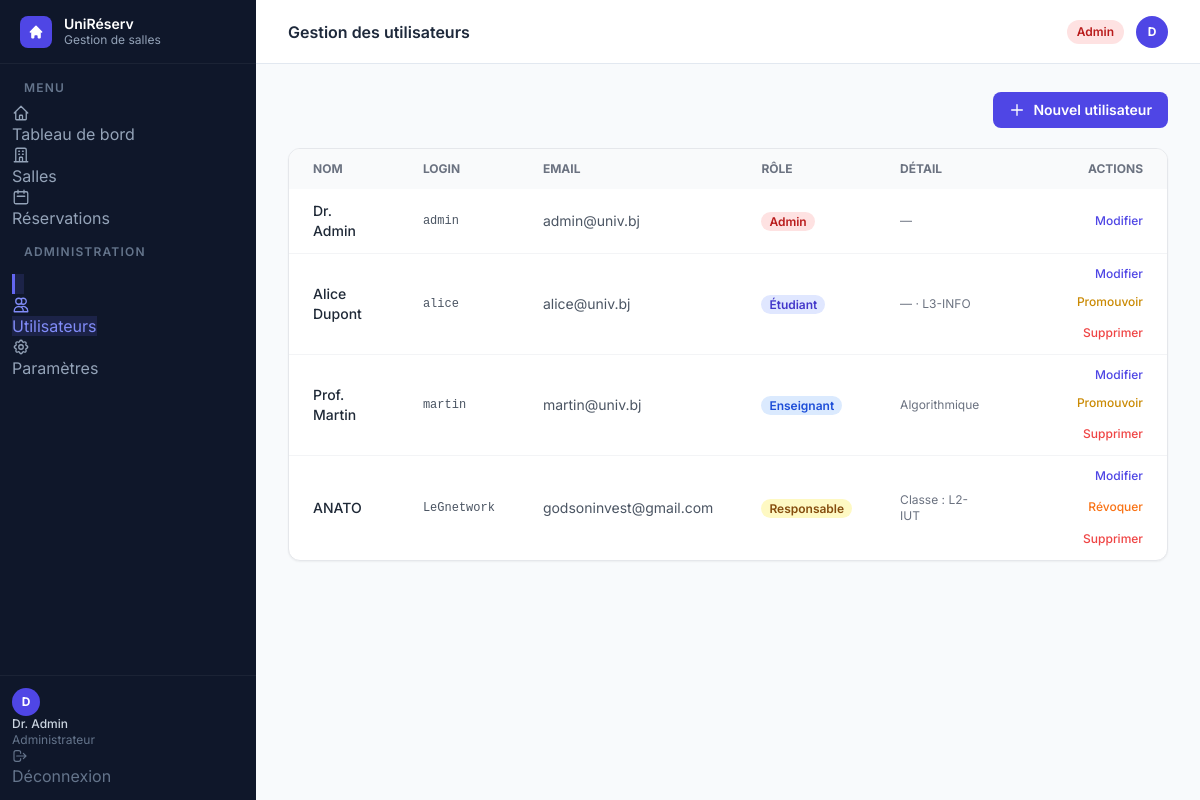
/utilisateurs (signed in), run on an earlier commit of the app's database.
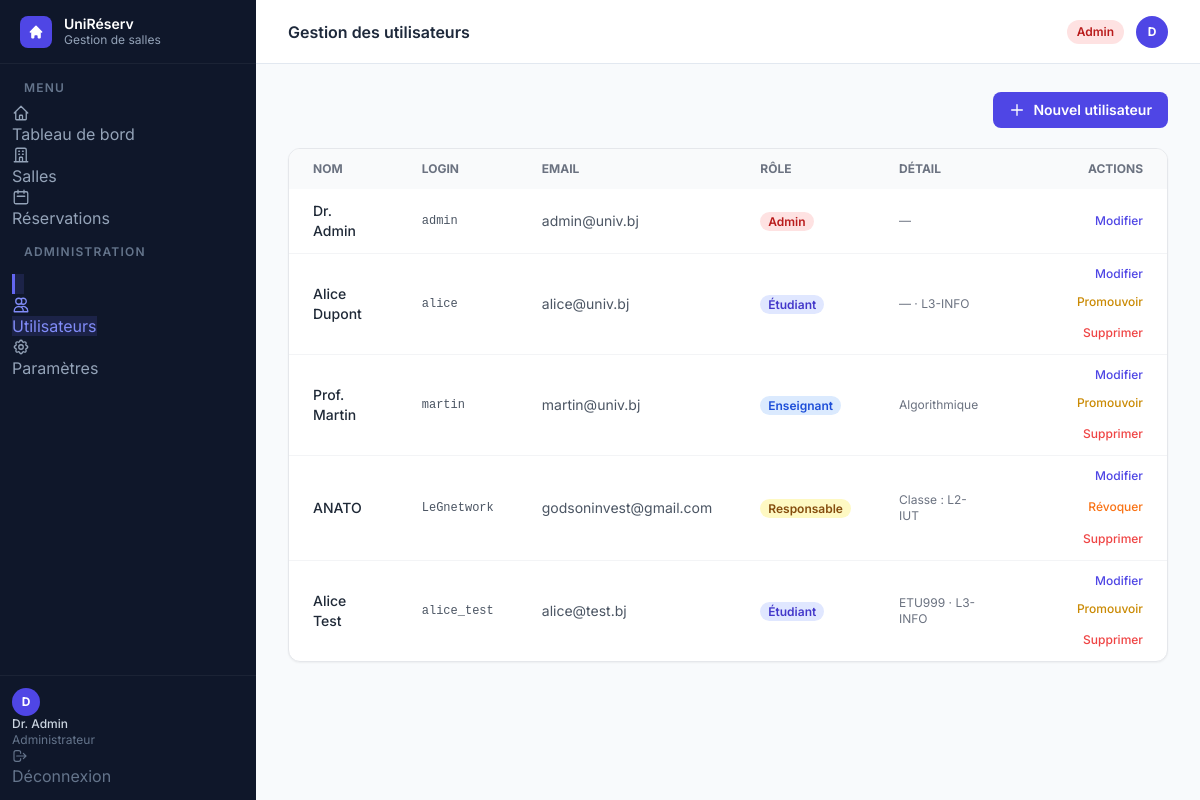
And on a later commit of the database.
### tables this page shows
CREATE TABLE utilisateurs (
            id               INTEGER PRIMARY KEY,
            nom              TEXT    NOT NULL,
            email            TEXT    NOT NULL UNIQUE,
            login            TEXT    NOT NULL UNIQUE,
            mot_de_passe     TEXT    NOT NULL,
            role             TEXT    NOT NULL,
            date_inscription TEXT    NOT NULL,
            matricule        TEXT,
            classe           TEXT,
            matiere          TEXT
        );

### app.py (the view)
@app.route("/utilisateurs")
@login_required
@admin_required
def utilisateurs():
    _, utilisateurs_dict, _, _ = get_data()
    return render_template("utilisateurs.html", active="utilisateurs",
                           utilisateurs=list(utilisateurs_dict.values()))

### app.py (called while the page is built)
def get_bd():
    return BaseDonneesSQLite()

def get_data():
    bd  = get_bd()
    tout = bd.charger_tout()
    return (
        bd,
        {u.id: u for u in tout["utilisateurs"]},
        {s.id: s for s in tout["salles"]},
        tout["reservations"],
    )

def login_required(f):
    @wraps(f)
    def decorated(*args, **kwargs):
        if "user_id" not in session:
            return redirect(url_for("login"))
        return f(*args, **kwargs)
    return decorated

def admin_required(f):
    @wraps(f)
    def decorated(*args, **kwargs):
        if session.get("user_role") != "admin":
            flash("Accès réservé aux administrateurs.", "error")
            return redirect(url_for("dashboard"))
        return f(*args, **kwargs)
    return decorated

### models/reservation.py (called while the page is built)
    def _valider_horaires(self):
        if self.__heure_debut >= self.__heure_fin:
            raise ValueError(
                f"L'heure de début ({self.__heure_debut}) "
                f"doit être avant l'heure de fin ({self.__heure_fin})."
            )

    @property
    def id(self) -> int:
        return self.__id

    @id.setter
    def id(self, valeur: int):
        self.__id = valeur

### models/salle.py (called while the page is built)
    @property
    def id(self) -> int:
        return self.__id

    @id.setter
    def id(self, valeur: int):
        if self.__id is None:
            self.__id = valeur

    @disponible.setter
    def disponible(self, valeur: bool):
        self.__disponible = valeur

### models/utilisateur.py (called while the page is built)
    @property
    def id(self) -> int:
        return self.__id

    @id.setter
    def id(self, valeur: int):
        if self.__id is None:
            self.__id = valeur

    @property
    def nom(self) -> str:
        return self.__nom

    @property
    def email(self) -> str:
        return self.__email

    @property
    def login(self) -> str:
        return self.__login

    @property
    def role(self) -> str:
        return "etudiant"

    @property
    def matricule(self) -> str:
        return self.__matricule

    @property
    def classe(self) -> str:
        return self.__classe

    @property
    def role(self) -> str:
        return "enseignant"

    @property
    def matiere(self) -> str:
        return self.__matiere

    @property
    def role(self) -> str:
        return "responsable"

    @property
    def classe(self) -> str:
        return self.__classe

    @property
    def role(self) -> str:
        return "admin"

### templates/utilisateurs.html (shortened to what this page needs)
{% extends "base.html" %}
{% block heading %}Gestion des utilisateurs{% endblock %}
{% block content %}
<div class="flex justify-end mb-5">
  <a href="{{ url_for('utilisateurs_inscrire') }}"
     class="inline-flex items-center gap-2 bg-indigo-600 hover:bg-indigo-700 text-white text-sm font-semibold px-4 py-2 rounded-lg transition">
    <svg class="w-4 h-4" fill="none" stroke="currentColor" stroke-width="2" viewBox="0 0 24 24">
      <path stroke-linecap="round" stroke-linejoin="round" d="M12 4v16m8-8H4"/>
    </svg>
    Nouvel utilisateur
  </a>
</div>
<div class="bg-white rounded-xl shadow-sm border overflow-hidden">
  {% if utilisateurs %}
  <div class="overflow-x-auto">
    <table class="w-full text-sm">
      <thead class="bg-gray-50 text-gray-500 text-xs uppercase">
        <tr>
          <th class="px-6 py-3 text-left">Nom</th>
          <th class="px-6 py-3 text-left">Login</th>
          <th class="px-6 py-3 text-left">Email</th>
          <th class="px-6 py-3 text-left">Rôle</th>
          <th class="px-6 py-3 text-left">Détail</th>
          <th class="px-6 py-3 text-right">Actions</th>
        </tr>
      </thead>
      <tbody class="divide-y divide-gray-100">
        {% for u in utilisateurs %}
        <tr class="hover:bg-gray-50">
          <td class="px-6 py-3 font-medium text-gray-800">{{ u.nom }}</td>
          <td class="px-6 py-3 text-gray-600 font-mono text-xs">{{ u.login }}</td>
          <td class="px-6 py-3 text-gray-600">{{ u.email }}</td>
          <td class="px-6 py-3">
            {% if u.role == 'admin' %}
              <span class="px-2 py-0.5 rounded-full text-xs font-semibold bg-red-100 text-red-700">Admin</span>
            {% elif u.role == 'responsable' %}
              <span class="px-2 py-0.5 rounded-full text-xs font-semibold bg-yellow-100 text-yellow-800">Responsable</span>
            {% elif u.role == 'enseignant' %}
              <span class="px-2 py-0.5 rounded-full text-xs font-semibold bg-blue-100 text-blue-700">Enseignant</span>
            {% else %}
              <span class="px-2 py-0.5 rounded-full text-xs font-semibold bg-indigo-100 text-indigo-700">Étudiant</span>
            {% endif %}
          </td>
          <td class="px-6 py-3 text-gray-500 text-xs">
            {% if u.role == 'etudiant' %}
              {{ u.matricule or '—' }} · {{ u.classe or '—' }}
            {% elif u.role == 'responsable' %}
              Classe : {{ u.classe or '—' }}
            {% elif u.role == 'enseignant' %}
              {{ u.matiere or '—' }}
            {% else %}
              —
            {% endif %}
          </td>
          <td class="px-6 py-3 text-right">
            <div class="flex items-center justify-end gap-3 flex-wrap">
              <a href="{{ url_for('utilisateurs_modifier', user_id=u.id) }}"
                 class="text-indigo-600 hover:text-indigo-800 text-xs font-medium">Modifier</a>
              {% if u.role != 'admin' and u.id != session.user_id %}
                {% if u.role in ('etudiant', 'enseignant') %}
                <form method="POST" action="{{ url_for('utilisateurs_promouvoir', user_id=u.id) }}" class="inline flex items-center gap-1"
                      onsubmit="return promptClasse(this)">
                  <button type="submit" class="text-yellow-600 hover:text-yellow-800 text-xs font-medium">Promouvoir</button>
                </form>
                {% endif %}
                {% if u.role == 'responsable' %}
                <form method="POST" action="{{ url_for('utilisateurs_revoquer', user_id=u.id) }}" class="inline"
                      onsubmit="return confirm('Révoquer le rôle Responsable de {{ u.nom }} ?')">
                  <button type="submit" class="text-orange-500 hover:text-orange-700 text-xs font-medium">Révoquer</button>
                </form>
                {% endif %}
                <form method="POST" action="{{ url_for('utilisateurs_supprimer', user_id=u.id) }}" class="inline"
                      onsubmit="return confirm('Supprimer l\'utilisateur {{ u.nom }} ?')">
                  <button type="submit" class="text-red-500 hover:text-red-700 text-xs font-medium">Supprimer</button>
                </form>
              {% endif %}
            </div>
          </td>
        </tr>
        {% endfor %}
      </tbody>
    </table>
  </div>
  {% else %}
  <p class="px-6 py-12 text-center text-gray-400">Aucun utilisateur enregistré.</p>
  {% endif %}
</div>
{% endblock %}

### templates/base.html (shortened to what this page needs)
<!DOCTYPE html>
<html lang="fr" class="h-full">
<head>
  <script src="https://cdn.tailwindcss.com"></script>
</head>
<body class="h-full bg-slate-50 flex" style="font-family:'Inter',sans-serif">
  <aside class="w-64 bg-slate-900 flex flex-col fixed inset-y-0 left-0 z-30" style="background:linear-gradient(180deg,#0f172a 0%,#0f172a 100%)">
    <div class="h-16 flex items-center gap-3 px-5 border-b border-white/5">
      <div class="w-8 h-8 rounded-lg bg-indigo-600 flex items-center justify-center shrink-0">
        <svg class="w-4 h-4 text-white" fill="currentColor" viewBox="0 0 20 20">
          <path d="M10.707 2.293a1 1 0 00-1.414 0l-7 7a1 1 0 001.414 1.414L4 10.414V17a1 1 0 001 1h2a1 1 0 001-1v-2a1 1 0 011-1h2a1 1 0 011 1v2a1 1 0 001 1h2a1 1 0 001-1v-6.586l.293.293a1 1 0 001.414-1.414l-7-7z"/>
        </svg>
      </div>
      <div>
        <p class="text-white font-semibold text-sm leading-tight">UniRéserv</p>
        <p class="text-slate-400 text-xs">Gestion de salles</p>
      </div>
    </div>
    <nav class="flex-1 px-3 py-4 space-y-0.5 overflow-y-auto">
      <p class="text-slate-500 text-xs font-semibold uppercase tracking-widest px-3 mb-2">Menu</p>
      <a href="{{ url_for('dashboard') }}" class="nav-item {% if active=='dashboard' %}nav-item-active{% else %}nav-item-inactive{% endif %}">
        Tableau de bord
      </a>
      <a href="{{ url_for('salles') }}" class="nav-item {% if active=='salles' %}nav-item-active{% else %}nav-item-inactive{% endif %}">
        <svg style="width:18px;height:18px" fill="none" stroke="currentColor" stroke-width="1.75" viewBox="0 0 24 24">
          <path stroke-linecap="round" stroke-linejoin="round" d="M19 21V5a2 2 0 00-2-2H7a2 2 0 00-2 2v16m14 0h2m-2 0h-5m-9 0H3m2 0h5M9 7h1m-1 4h1m4-4h1m-1 4h1m-5 10v-5a1 1 0 011-1h2a1 1 0 011 1v5m-4 0h4"/>
        </svg>
        Salles
      </a>
      <a href="{{ url_for('reservations') }}" class="nav-item {% if active=='reservations' %}nav-item-active{% else %}nav-item-inactive{% endif %}">
        <svg style="width:18px;height:18px" fill="none" stroke="currentColor" stroke-width="1.75" viewBox="0 0 24 24">
          <path stroke-linecap="round" stroke-linejoin="round" d="M8 7V3m8 4V3m-9 8h10M5 21h14a2 2 0 002-2V7a2 2 0 00-2-2H5a2 2 0 00-2 2v12a2 2 0 002 2z"/>
        </svg>
        Réservations
      </a>
      {% if session.user_role == 'admin' %}
      <div class="pt-3 pb-1">
        <p class="text-slate-500 text-xs font-semibold uppercase tracking-widest px-3 mb-2">Administration</p>
      </div>
      <a href="{{ url_for('utilisateurs') }}" class="nav-item {% if active=='utilisateurs' %}nav-item-active{% else %}nav-item-inactive{% endif %}">
        <svg style="width:18px;height:18px" fill="none" stroke="currentColor" stroke-width="1.75" viewBox="0 0 24 24">
          <path stroke-linecap="round" stroke-linejoin="round" d="M12 4.354a4 4 0 110 5.292M15 21H3v-1a6 6 0 0112 0v1zm0 0h6v-1a6 6 0 00-9-5.197M13 7a4 4 0 11-8 0 4 4 0 018 0z"/>
        </svg>
        Utilisateurs
      </a>
      <a href="{{ url_for('parametres') }}" class="nav-item {% if active=='parametres' %}nav-item-active{% else %}nav-item-inactive{% endif %}">
        Paramètres
      </a>
      {% endif %}
    </nav>
    <div class="border-t border-white/5 p-3 space-y-0.5">
      <a href="{{ url_for('profil') }}" class="nav-item {% if active=='profil' %}nav-item-active{% else %}nav-item-inactive{% endif %} !py-2">
        <div class="w-7 h-7 rounded-full bg-indigo-600 flex items-center justify-center text-white text-xs font-bold shrink-0">
          {{ session.user_nom[0].upper() if session.user_nom else '?' }}
        </div>
        <div class="flex-1 min-w-0">
          <p class="text-slate-300 text-xs font-medium truncate">{{ session.user_nom }}</p>
          <p class="text-slate-500 text-xs truncate">
            {% if session.user_role == 'admin' %}Administrateur
            {% elif session.user_role == 'responsable' %}Responsable
            {% elif session.user_role == 'enseignant' %}Enseignant
            {% else %}Étudiant{% endif %}
          </p>
        </div>
      </a>
      <a href="{{ url_for('logout') }}" class="nav-item nav-item-inactive !text-slate-500 hover:!text-red-400">
        <svg style="width:16px;height:16px" fill="none" stroke="currentColor" stroke-width="1.75" viewBox="0 0 24 24">
          <path stroke-linecap="round" stroke-linejoin="round" d="M17 16l4-4m0 0l-4-4m4 4H7m6 4v1a3 3 0 01-3 3H6a3 3 0 01-3-3V7a3 3 0 013-3h4a3 3 0 013 3v1"/>
        </svg>
        Déconnexion
      </a>
    </div>
  </aside>
  <div class="ml-64 flex-1 flex flex-col min-h-screen">
    <header class="h-16 bg-white border-b border-slate-200 flex items-center justify-between px-8 sticky top-0 z-20">
      <h1 class="text-slate-800 font-semibold text-base">{% block heading %}{% endblock %}</h1>
      <div class="flex items-center gap-3">
        {% set role = session.user_role %}
        {% if role == 'admin' %}
          <span class="px-2.5 py-1 rounded-full text-xs font-semibold bg-red-100 text-red-700">Admin</span>
        {% elif role == 'responsable' %}
          <span class="px-2.5 py-1 rounded-full text-xs font-semibold bg-amber-100 text-amber-700">Responsable</span>
        {% elif role == 'enseignant' %}
          <span class="px-2.5 py-1 rounded-full text-xs font-semibold bg-blue-100 text-blue-700">Enseignant</span>
        {% else %}
          <span class="px-2.5 py-1 rounded-full text-xs font-semibold bg-indigo-100 text-indigo-700">Étudiant</span>
        {% endif %}
        <a href="{{ url_for('profil') }}" class="w-8 h-8 rounded-full bg-indigo-600 flex items-center justify-center text-white text-xs font-bold hover:bg-indigo-700 transition">
          {{ session.user_nom[0].upper() if session.user_nom else '?' }}
        </a>
      </div>
    </header>
    <main class="flex-1 px-8 py-7">
      {% block content %}{% endblock %}
    </main>
  </div>
</body>
</html>

### templates/base.html (style rules this page uses)
body { font-family: 'Inter', sans-serif; }
.nav-item { @apply flex items-center gap-3 px-3 py-2.5 rounded-lg text-sm font-medium transition-all duration-150; }
.nav-item-active { background: rgba(99,102,241,0.15); color: #818cf8; border-left: 3px solid #6366f1; padding-left: calc(0.75rem - 3px); }
.nav-item-inactive { color: #94a3b8; }

What changed in the data, as far as the page shows it:
added utilisateurs: nom "Alice Test", login "alice_test", email "alice@test.bj", role "Étudiant", matricule "ETU999", classe "L3-INFO"
